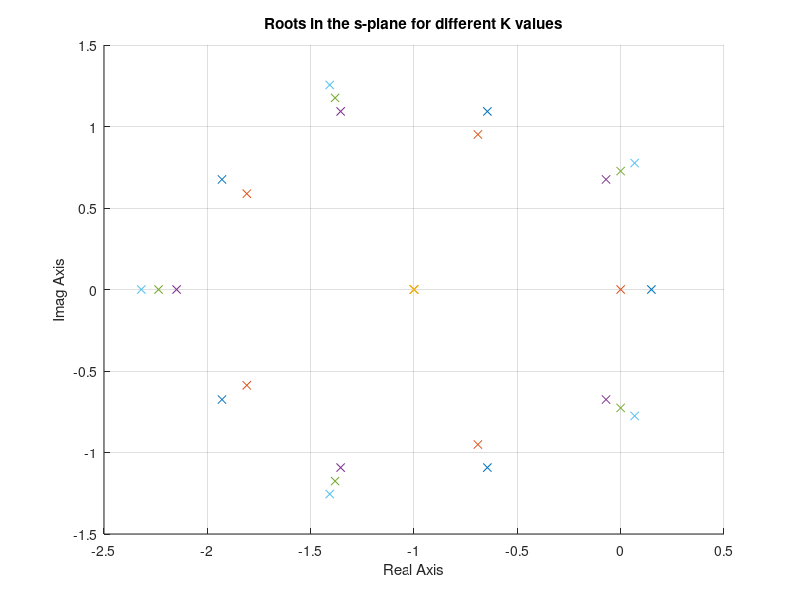

MATLAB code for this plot: (Note: this script raises an error after producing the figure.)
%% MAE 171A
% Homework 3
% Adela Reyes

%% Problem 4
Kvals = [-1 0 1 3 3.885 5];

figure; hold on; grid on;
xlabel('Real Axis'); ylabel('Imag Axis');
title('Roots in the s-plane for different K values');

for K = Kvals
    p = [1 5 10 10 5 K];
    r = roots(p);
    plot(real(r), imag(r), 'x', 'DisplayName', ['K = ', num2str(K)]);
end

xline(0,'--k');
legend;

%% Problem 5
k = 5;
tau = 0.2;
s = tf('s');
G1 = k/(1 + tau*s);
figure; bode(G1); grid on


G1 = k/(1 + tau*s);
G2 = (s+2)/(s^2 + 3*s);
G3 = 20*(s+2)/(s^3 + 10*s^2 + 29*s + 20);

figure; bode(G2); grid on
figure; bode(G3); grid on

%% Problem 6

s = tf('s');

G = 20*(s+2)/((s+1)*(s^2 + 4*s + 100));

figure;
bode(G)
grid on
